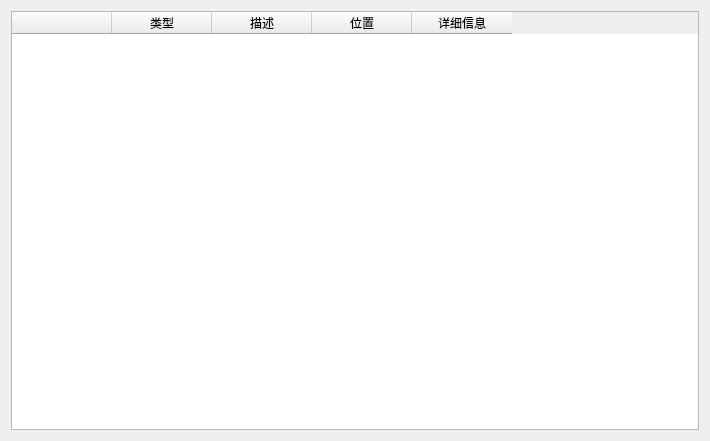
<?xml version="1.0" encoding="UTF-8"?>
<ui version="4.0">
 <class>ErrorDialog</class>
 <widget class="QDialog" name="ErrorDialog">
  <property name="geometry">
   <rect>
    <x>0</x>
    <y>0</y>
    <width>710</width>
    <height>441</height>
   </rect>
  </property>
  <property name="windowTitle">
   <string>错误信息</string>
  </property>
  <layout class="QGridLayout" name="gridLayout">
   <item row="0" column="0">
    <widget class="QTableWidget" name="tableWidget">
     <property name="editTriggers">
      <set>QAbstractItemView::NoEditTriggers</set>
     </property>
     <column>
      <property name="text">
       <string/>
      </property>
     </column>
     <column>
      <property name="text">
       <string>类型</string>
      </property>
     </column>
     <column>
      <property name="text">
       <string>描述</string>
      </property>
     </column>
     <column>
      <property name="text">
       <string>位置</string>
      </property>
     </column>
     <column>
      <property name="text">
       <string>详细信息</string>
      </property>
     </column>
    </widget>
   </item>
  </layout>
 </widget>
 <resources/>
 <connections/>
</ui>
